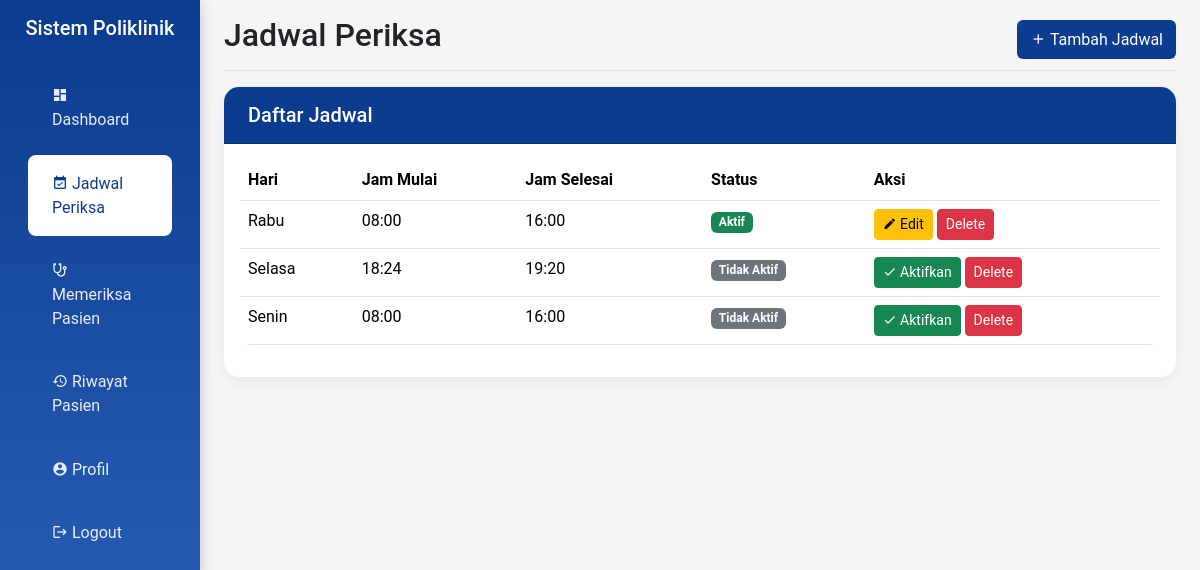
Screenshot of /hospital/dokter/jadwal_periksa.php (signed in) with the database file from the repository.
### tables this page shows
CREATE TABLE `jadwal_periksa`  (
  `id` int NOT NULL AUTO_INCREMENT,
  `id_dokter` int NOT NULL,
  `hari` varchar(10) NOT NULL,
  `jam_mulai` time NOT NULL,
  `jam_selesai` time NOT NULL,
  `status` tinyint(1) NULL DEFAULT 0,
  PRIMARY KEY (`id`) USING BTREE,
  INDEX `id_dokter`(`id_dokter` ASC) USING BTREE,
  CONSTRAINT `jadwal_periksa_ibfk_1` FOREIGN KEY (`id_dokter`) REFERENCES `dokter` (`id`) ON DELETE RESTRICT ON UPDATE RESTRICT
);

### hospital/dokter/jadwal_periksa.php (the view, shortened to what this page needs)
<?php
include '../config/koneksi.php';
$dokter_id = $_SESSION['dokter_id'];
$sql_jadwal = "SELECT * FROM jadwal_periksa WHERE id_dokter = ? ORDER BY hari";
$stmt_jadwal = $conn->prepare($sql_jadwal);
$stmt_jadwal->bind_param("i", $dokter_id);
$stmt_jadwal->execute();
$jadwal_result = $stmt_jadwal->get_result();
include 'include/header.php';
?>
<main class="col-md-9 ms-sm-auto col-lg-10 px-md-4">
    <div class="d-flex justify-content-between flex-wrap flex-md-nowrap align-items-center pt-3 pb-2 mb-3 border-bottom">
        <h1 class="h2">Jadwal Periksa</h1>
        <button class="btn btn-cyan" data-bs-toggle="modal" data-bs-target="#tambahJadwalModal">
            <i class="mdi mdi-plus"></i> Tambah Jadwal
        </button>
    </div>
    <div class="card">
        <div class="card-header">
            <h5 class="card-title mb-0">Daftar Jadwal</h5>
        </div>
        <div class="card-body">
            <div class="table-responsive">
                <table class="table table-hover">
                    <thead>
                        <tr>
                            <th>Hari</th>
                            <th>Jam Mulai</th>
                            <th>Jam Selesai</th>
                            <th>Status</th>
                            <th>Aksi</th>
                        </tr>
                    </thead>
                    <tbody>
                        <?php while ($jadwal = $jadwal_result->fetch_assoc()): ?>
                            <tr>
                                <td><?= $jadwal['hari'] ?></td>
                                <td><?= substr($jadwal['jam_mulai'], 0, 5) ?></td>
                                <td><?= substr($jadwal['jam_selesai'], 0, 5) ?></td>
                                <td>
                                    <?php if ($jadwal['status']): ?>
                                        <span class="badge bg-success">Aktif</span>
                                    <?php else: ?>
                                        <span class="badge bg-secondary">Tidak Aktif</span>
                                    <?php endif; ?>
                                </td>
                                <td>
                                    <?php if (!$jadwal['status']): ?>
                                        <form method="POST" class="d-inline">
                                            <button type="submit" name="aktivasi_jadwal" class="btn btn-sm btn-success">
                                                <i class="mdi mdi-check"></i> Aktifkan
                                            </button>
                                        </form>
                                    <?php endif; ?>
                                    <?php if ($jadwal['status'] && date('l') !== $jadwal['hari']): ?>
                                        <button type="button" class="btn btn-sm btn-warning" data-bs-toggle="modal" data-bs-target="#editJadwalModal<?= $jadwal['id'] ?>">
                                            <i class="mdi mdi-pencil"></i> Edit
                                        </button>
                                    <?php endif; ?>
                                    <form action="" method="POST" style="display:inline;">
                                        <button type="submit" name="delete" class="btn btn-danger btn-sm">Delete</button>
                                    </form>
                                </td>
                            </tr>
                        <?php endwhile; ?>
                    </tbody>
                </table>
            </div>
        </div>
    </div>
</main>
<?php include 'include/footer.php'; ?>

### hospital/dokter/include/header.php (style rules this page uses)
:root { --cyan-primary: #0B3C8F; --cyan-secondary: #3165BEFF; --cyan-light: #5985D0FF; }
body { font-family: 'Roboto', sans-serif; background-color: #f5f5f5; }
.card { border: none; border-radius: 15px; box-shadow: 0 5px 15px rgba(0, 0, 0, 0.05); transition: transform 0.3s ease; }
.card-header { background-color: var(--cyan-primary); color: white; border-radius: 15px 15px 0 0 !important; padding: 1rem 1.5rem; }
.table { border-radius: 10px; overflow: hidden; }
.btn-cyan { background-color: var(--cyan-primary); color: white; }

### rows the page displays
jadwal_periksa: hari "Rabu", jam_mulai "08:00", jam_selesai "16:00", status "Aktif"
jadwal_periksa: hari "Selasa", jam_mulai "18:24", jam_selesai "19:20", status "Tidak Aktif"
jadwal_periksa: hari "Senin", jam_mulai "08:00", jam_selesai "16:00", status "Tidak Aktif"
